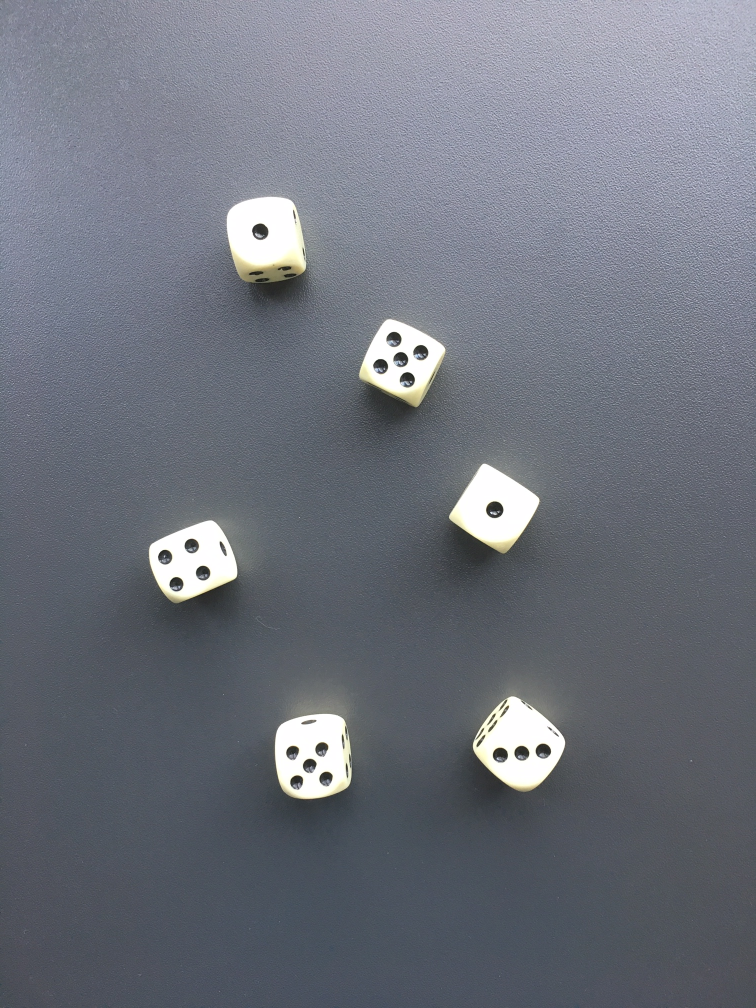
#> input picture center_of_contour/dice/IMG_8044.JPG, 1512 x 2016 px (shown at 1/2 size); its folder holds only this picture in this run
$ python center_of_dices.py
#> lines starting #> are read from the running program, lines starting #| are printed output that depends on the picture; after the words box and inside, x2 and y2 are one past the last pixel; in counts of white or black regions, pixels touching at a corner belong together
import imutils
import numpy as np
import cv2
import os

root_to_dice = 'dice'  # path to be changed if needed
dice_images = [cv2.imread(os.path.join(root_to_dice, img_path)) for img_path in os.listdir(root_to_dice)]

for image in dice_images:
    scale_percent = 40  # percent of original size
    width = int(image.shape[1] * scale_percent / 100)
    height = int(image.shape[0] * scale_percent / 100)
    dim = (width, height)
    resized = cv2.resize(image, dim, interpolation=cv2.INTER_AREA)  # resize image

    gray = cv2.cvtColor(resized, cv2.COLOR_BGR2GRAY)
    blurred = cv2.GaussianBlur(gray, (5, 5), 0)
    canny = cv2.Canny(blurred, 70, 220)

    kernel_dilate = np.ones((10, 10), np.uint8)
    dilate = cv2.dilate(canny, kernel_dilate, iterations=3)

    kernel_erosion = np.ones((5, 5), np.uint8)
    erosion = cv2.erode(dilate, kernel_erosion, iterations=6)

    # find contours in threshold image
    cnts = cv2.findContours(erosion.copy(), cv2.RETR_EXTERNAL, cv2.CHAIN_APPROX_SIMPLE)
    cnts = imutils.grab_contours(cnts)

    for contour in cnts:
        # compute center of contours
        M = cv2.moments(contour)
        cX = int(M["m10"] / (M["m00"] + 1e-7))
        cY = int(M["m01"] / (M["m00"] + 1e-7))

        # draw contour and center of the shape on image
        cv2.drawContours(resized, [contour], -1, (0, 255, 0), 2)
        cv2.circle(resized, (cX, cY), 7, (0, 0, 255), -1)
        cv2.putText(resized, "center", (cX - 20, cY - 20), cv2.FONT_HERSHEY_SIMPLEX, 0.5, (0, 0, 255), 2)

    # show image
    cv2.imshow('image', resized)
    cv2.waitKey(0)
#> this loop made 1 pass
#> (scale_percent, width, height) on pass 1: (40, 604, 806)
#> pass 1, `resized = cv2.resize(image, dim, interpolation=cv2.INTER_AREA)`:
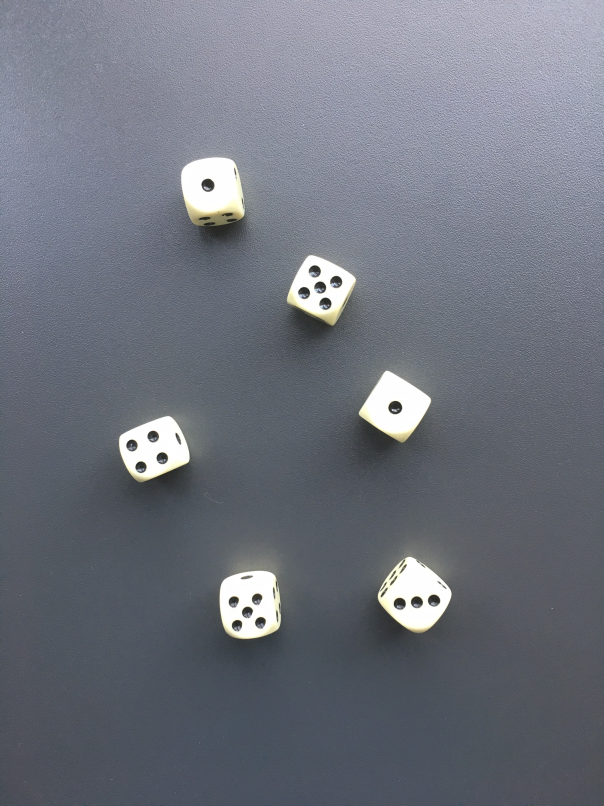
#> resized: shape (806, 604, 3); mean B, G, R 124.8, 114.6, 110.3
#> pass 1, `canny = cv2.Canny(blurred, 70, 220)`:
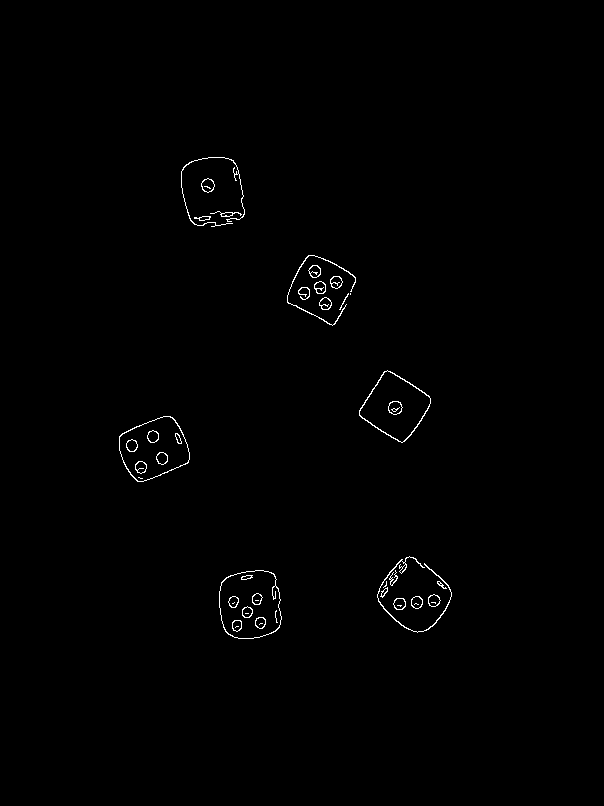
#> canny: shape (806, 604); 0.58% white in thin lines or dots, all inside (x1, y1, x2, y2) = (119, 157, 452, 639)
#> after the loop:
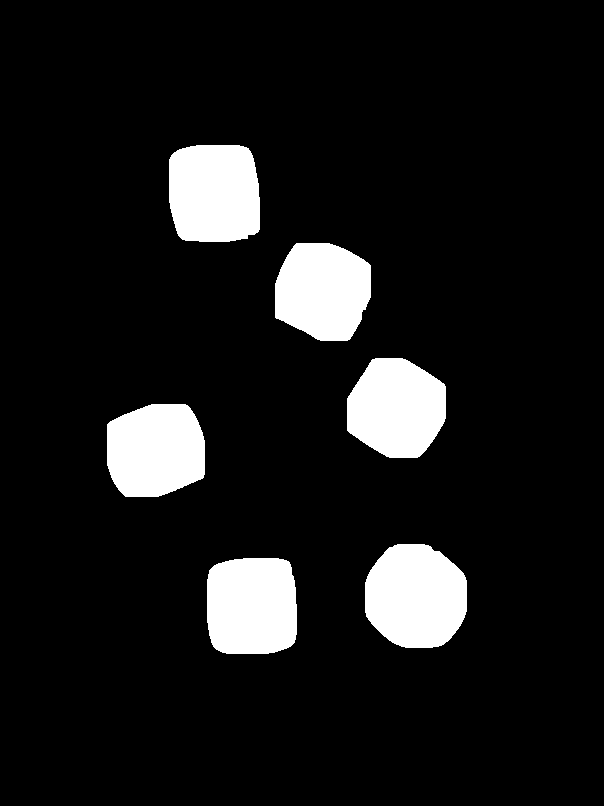
#> dilate: shape (806, 604); 9.8% white; 6 white regions, box (x1, y1, x2, y2) and area: (365, 544, 467, 648) 8634, (169, 145, 260, 242) 8088, (207, 558, 297, 654) 8003, (347, 358, 446, 458) 7805, (107, 404, 205, 497) 7773, (275, 243, 371, 341) 7642
#> after the loop:
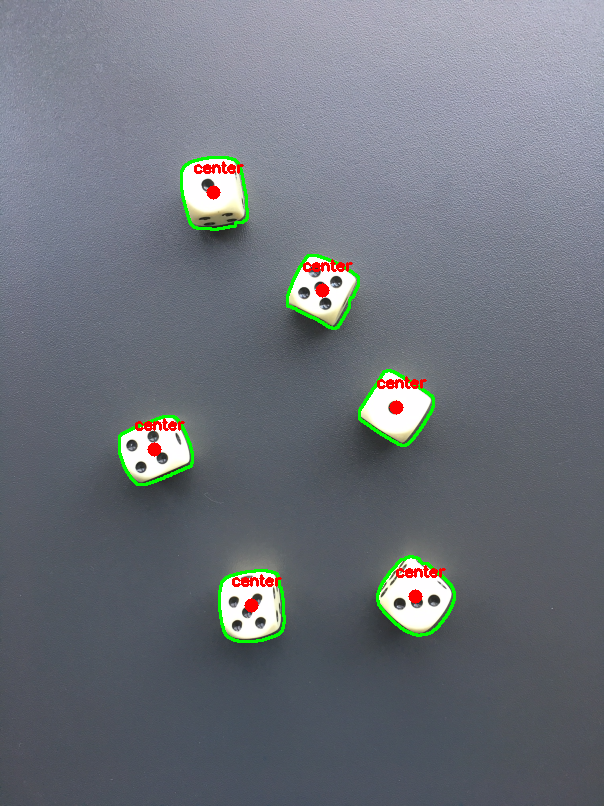
#> resized: shape (806, 604, 3); 1.51% of pixels changed, all inside (x1, y1, x2, y2) = (118, 156, 456, 643)

$ run again, on center_of_contour/dice/IMG_8048.JPG
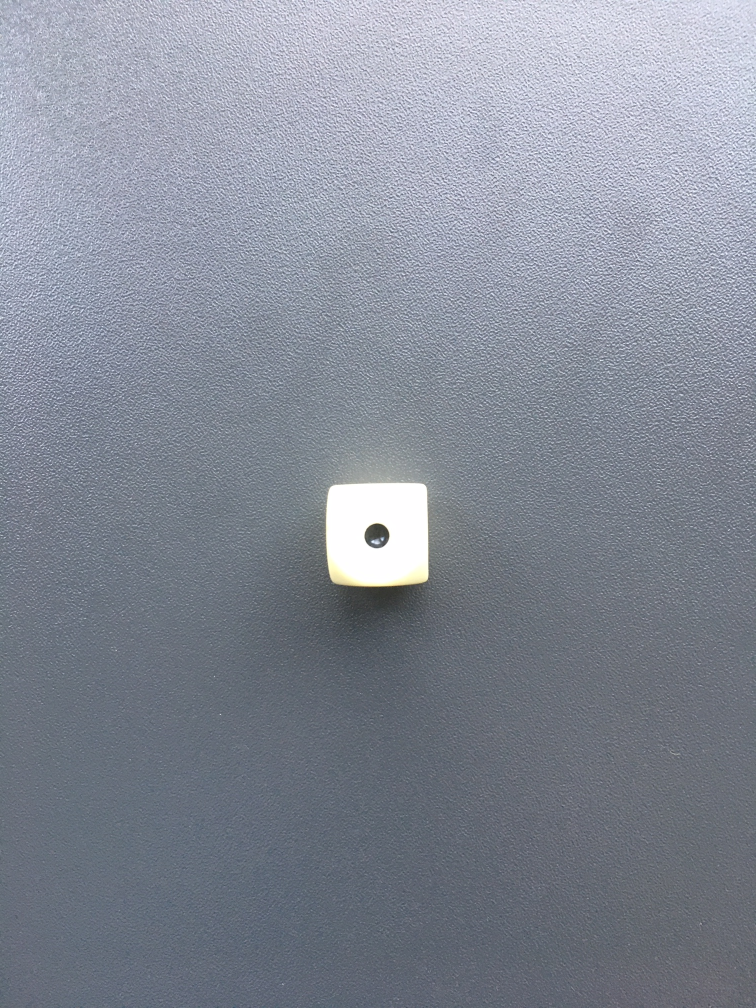
#> input picture center_of_contour/dice/IMG_8048.JPG, 1512 x 2016 px (shown at 1/2 size)
#> the loop `for image in dice_images:` made 1 pass
#> (scale_percent, width, height) on pass 1: (40, 604, 806)
#> pass 1, `canny = cv2.Canny(blurred, 70, 220)`:
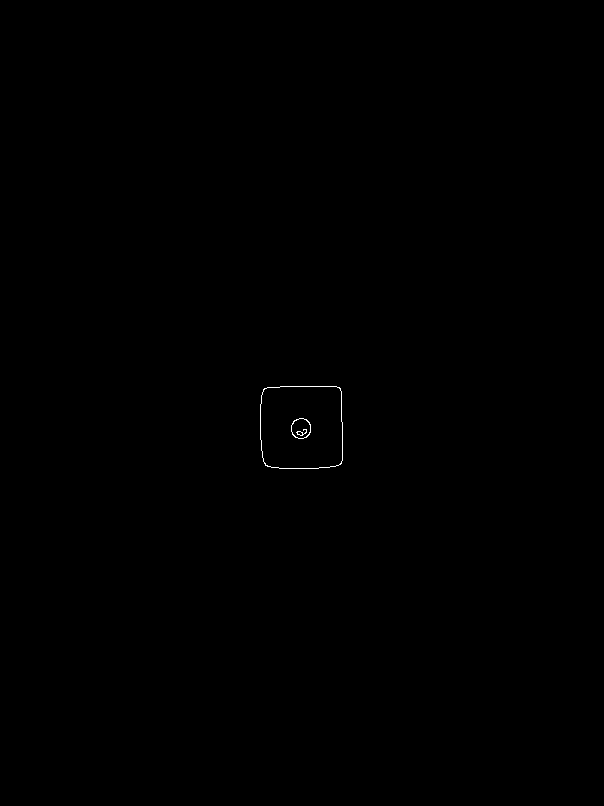
#> canny: shape (806, 604); 0.08% white in thin lines or dots, all inside (x1, y1, x2, y2) = (260, 386, 343, 469)
#> after the loop `for image in dice_images:`:
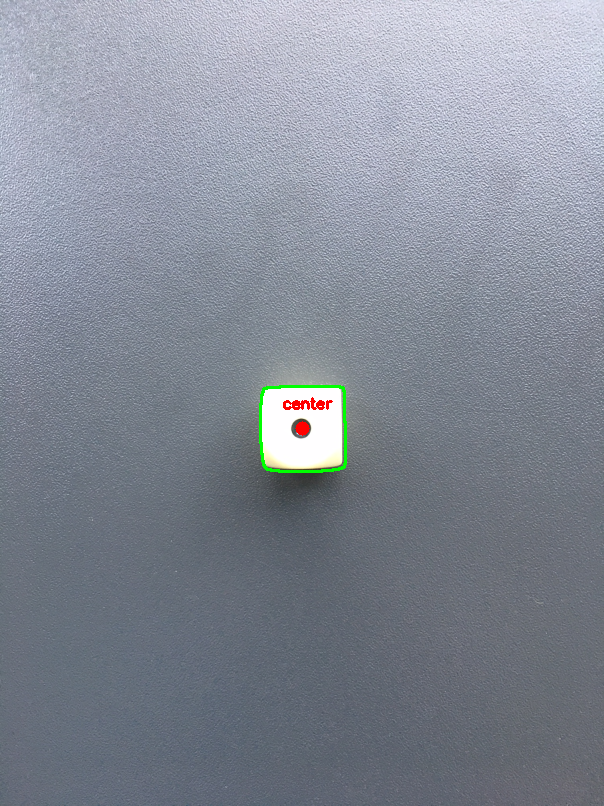
#> resized: shape (806, 604, 3); mean B, G, R 149.7, 138, 131.9

$ run again, on center_of_contour/dice/IMG_8049.JPG
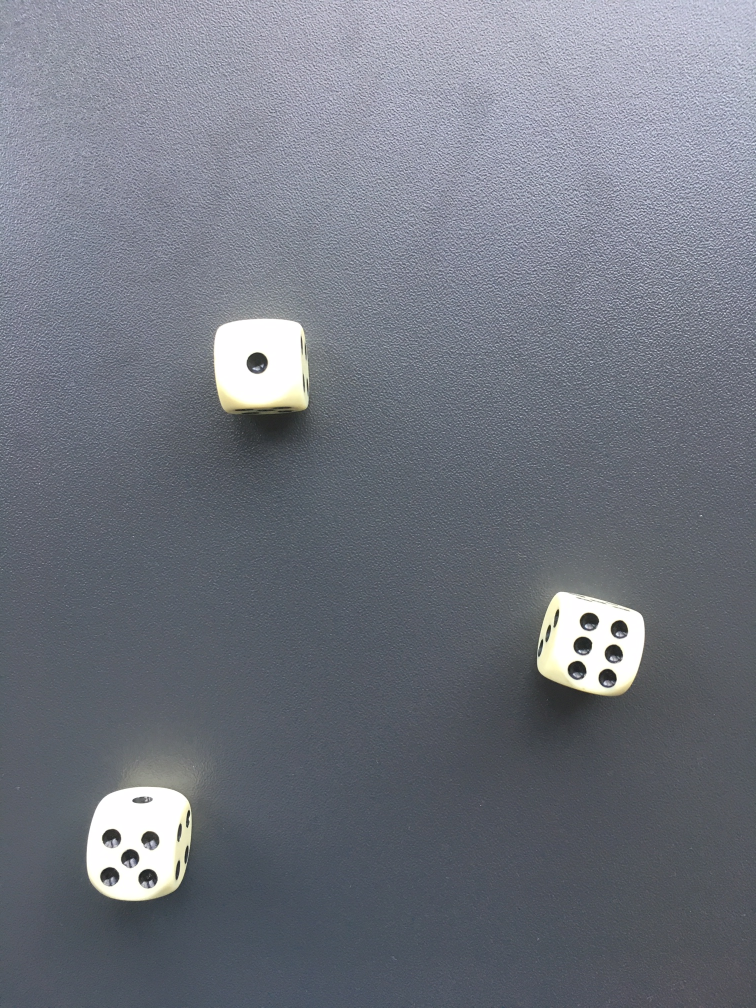
#> input picture center_of_contour/dice/IMG_8049.JPG, 1512 x 2016 px (shown at 1/2 size)
#> the loop `for image in dice_images:` made 1 pass
#> (scale_percent, width, height) on pass 1: (40, 604, 806)
#> pass 1, `canny = cv2.Canny(blurred, 70, 220)`:
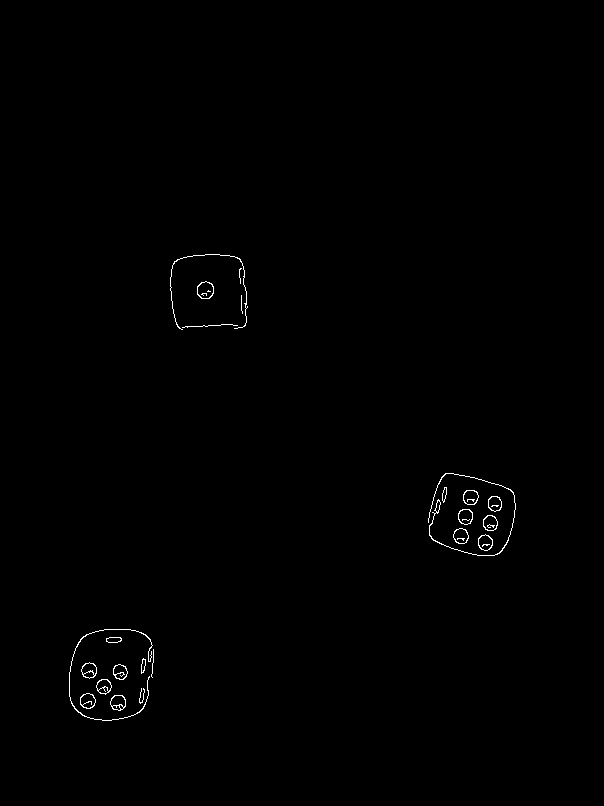
#> canny: shape (806, 604); 0.41% white in thin lines or dots, all inside (x1, y1, x2, y2) = (69, 254, 516, 721)
#> after the loop `for image in dice_images:`:
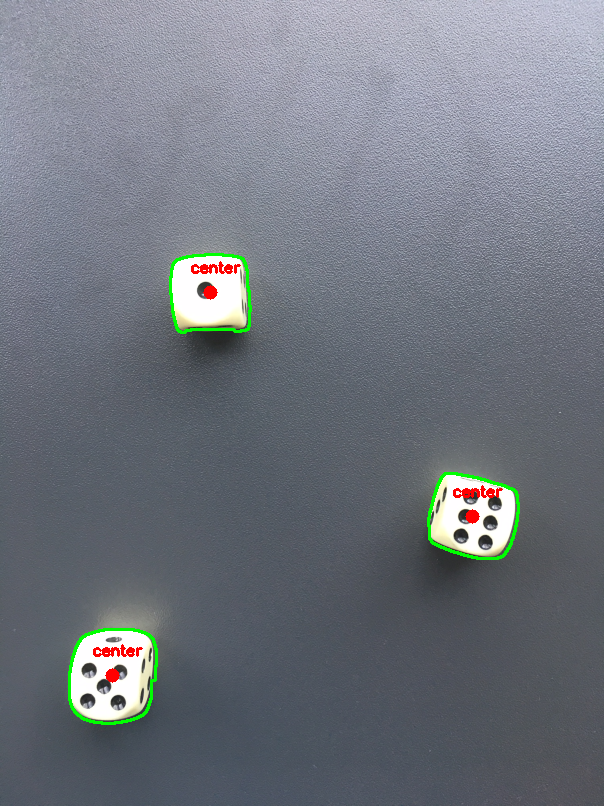
#> resized: shape (806, 604, 3); mean B, G, R 126.4, 117.8, 112.7

$ run again, on center_of_contour/dice/IMG_8050 2.JPG
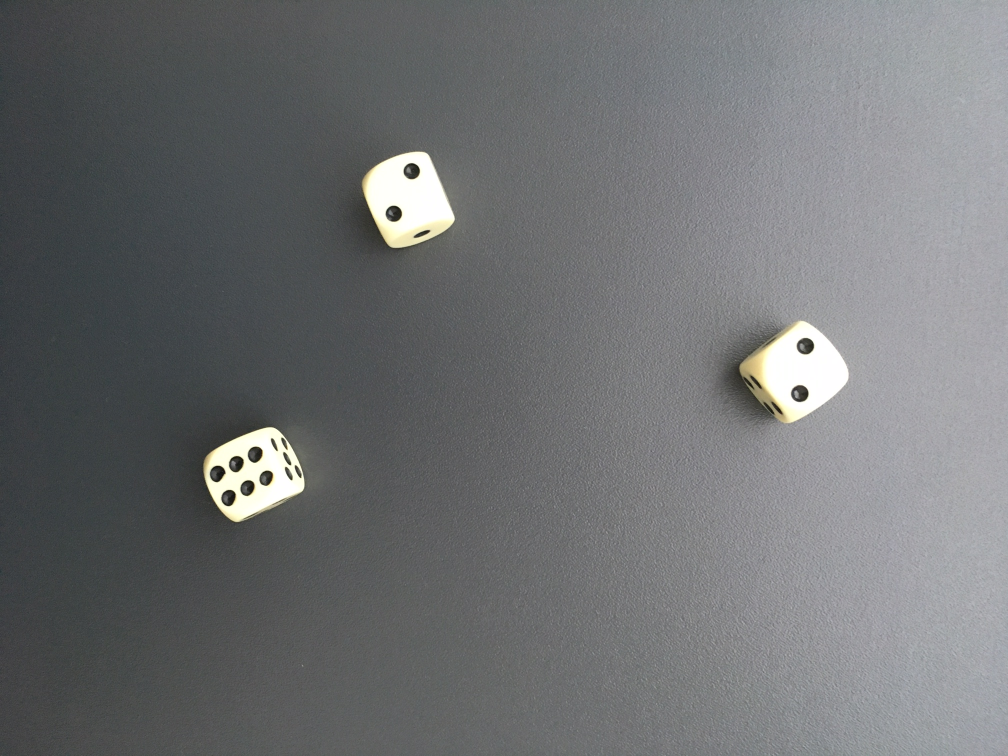
#> input picture center_of_contour/dice/IMG_8050 2.JPG, 2016 x 1512 px (shown at 1/2 size)
#> the loop `for image in dice_images:` made 1 pass
#> (scale_percent, width, height) on pass 1: (40, 806, 604)
#> pass 1, `canny = cv2.Canny(blurred, 70, 220)`:
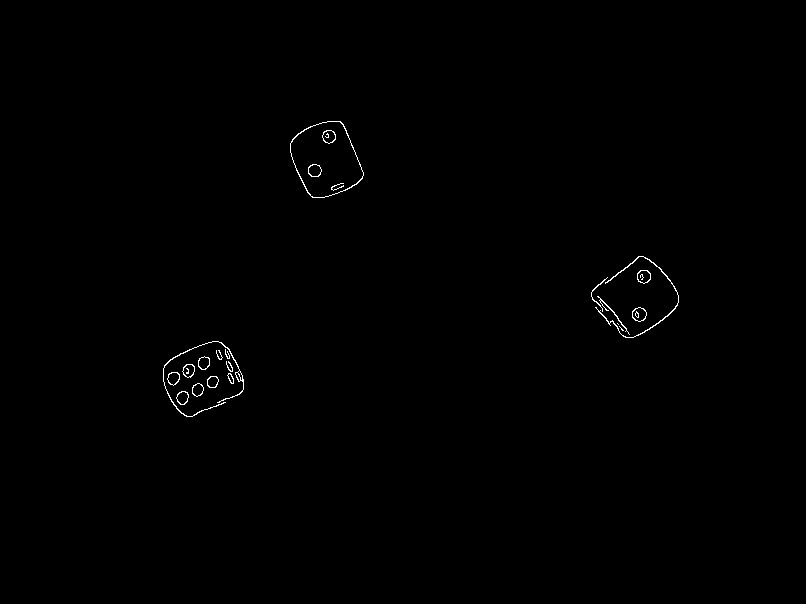
#> canny: shape (604, 806); 0.34% white in thin lines or dots, all inside (x1, y1, x2, y2) = (163, 121, 679, 417)
#> after the loop `for image in dice_images:`:
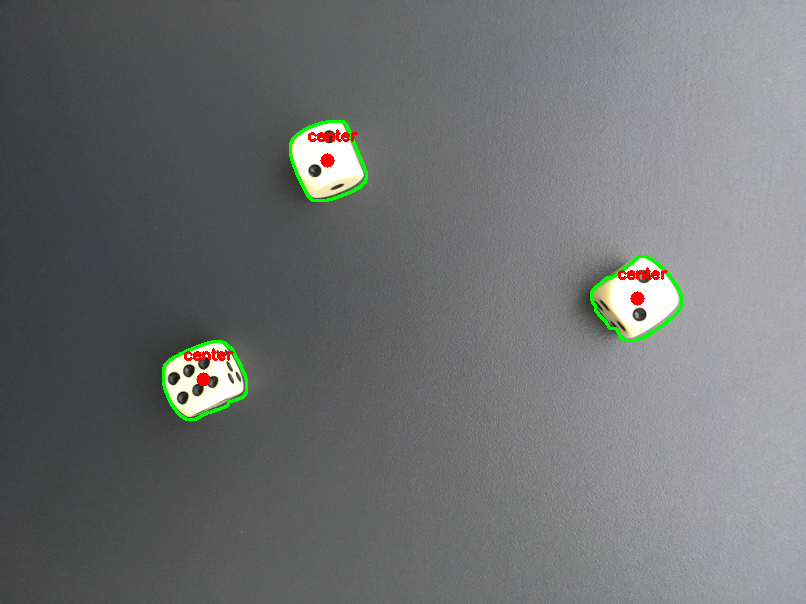
#> resized: shape (604, 806, 3); mean B, G, R 113.4, 113.1, 110.8

$ run again, on center_of_contour/dice/IMG_8045.JPG
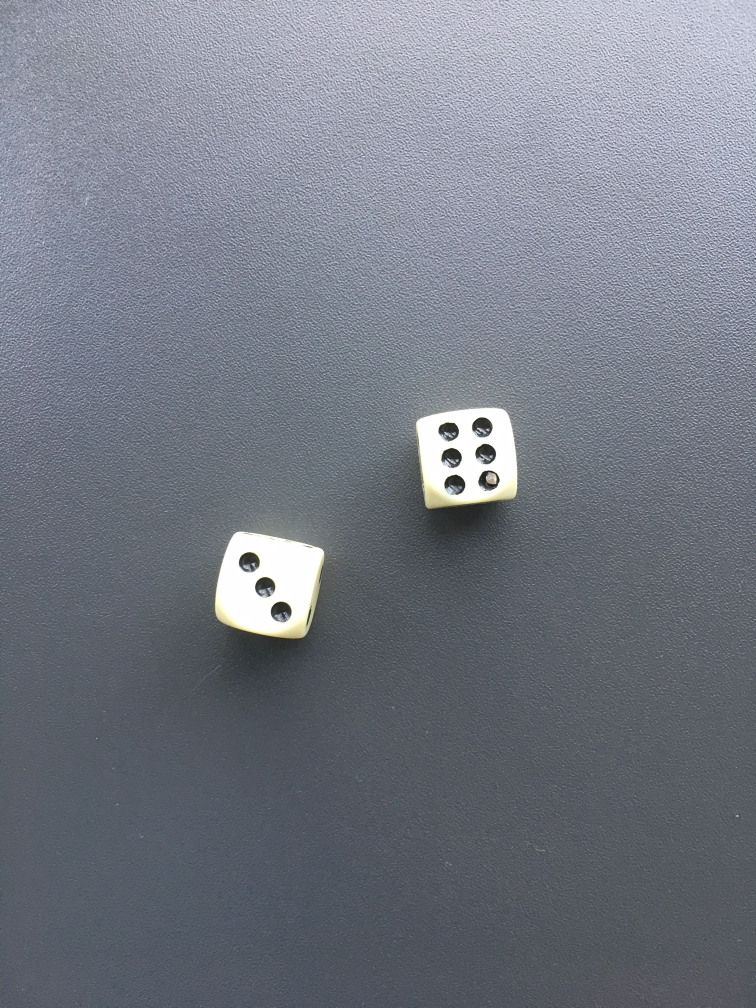
#> input picture center_of_contour/dice/IMG_8045.JPG, 1512 x 2016 px (shown at 1/2 size)
#> the loop `for image in dice_images:` made 1 pass
#> (scale_percent, width, height) on pass 1: (40, 604, 806)
#> after the loop `for image in dice_images:`:
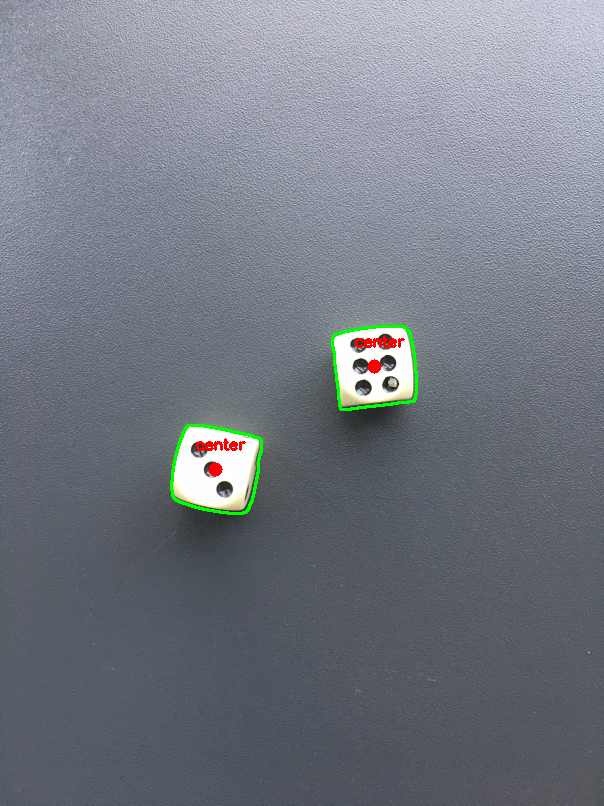
#> resized: shape (806, 604, 3); mean B, G, R 130.7, 121.1, 115.5
